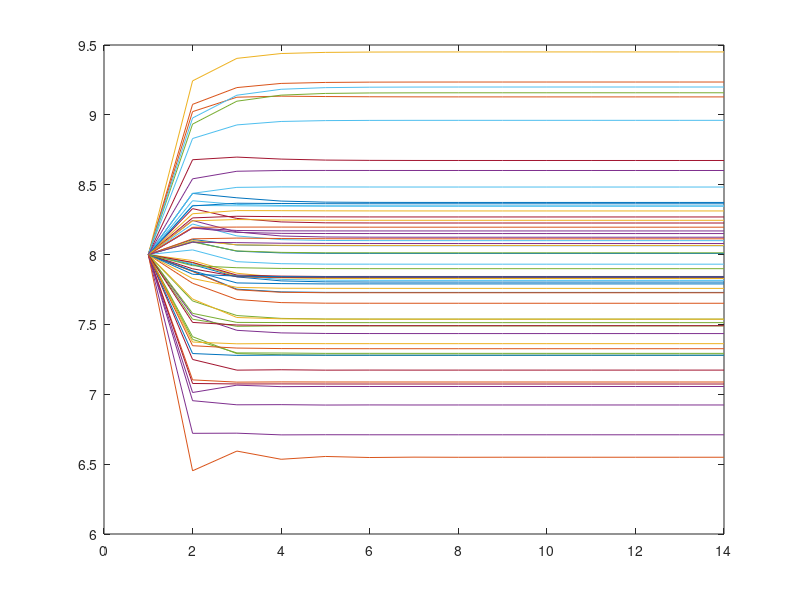

Write the MATLAB code that produced this figure.
L=60;
G=rand(L,L);
p=ones(1,L)*8;
cump=[p];
nb_steps = 500;

k=0.001;
epsilon=1e-6;
n=1e-6;

for s=1:nb_steps 
    for l=1:L
        partial_grad = 0;
        for j=1:L
            if j == l
                continue;
            else
                interf = 0;
                for k=1:L
                    if k==j
                        continue;
                    else
                        interf = interf + G(j,k)*p(k);
                    end
                end
                partial_grad = partial_grad + (G(j,l)/(interf+n));
            end 
        end
        p(l) = p(l) + k*(1/p(l) - partial_grad);
    end
    if(norm(p-cump(end,:)))<epsilon
        break;
    end
    cump=[cump;p];
end

plot([1:s],cump);